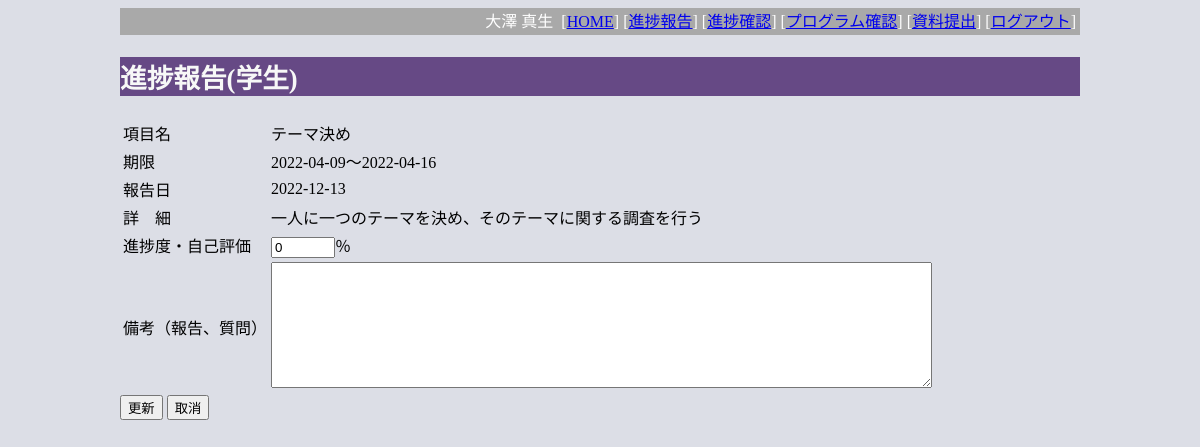
The app's page /index.php?do=ad_report&id=1 (signed in) with its own data.
### tables this page shows
CREATE TABLE `tbl_schedule` (
  `id` bigint(20) UNSIGNED NOT NULL,
  `start_date` date NOT NULL,
  `end_date` date NOT NULL,
  `title` varchar(64) NOT NULL,
  `detail` text NOT NULL
);

### index.php (called while the page is built, shortened)
<?php
  include('src/page_header.php');
  $action = 'pg_home';
  if (isset($_GET['do'])) {
    $action = $_GET['do'];
  }
  include('src/' . $action . '.php');
  include('src/page_footer.php');
?>

### src/ad_report.php (the view, shortened to what this page needs)
<?php
require_once('db_inc.php');
if (isset($_GET['id'])){
  $id = $_GET['id'] ;
  $sql = "SELECT * FROM tbl_schedule WHERE id=$id";
  $rs = $conn->query($sql);
  $row= $rs->fetch_assoc();
  if ($row){
    $title = $row['title'];
    $detail = $row['detail'];
    $start = $row['start_date'];
    $end = $row['end_date'];
  }
  $a = 0;
}
?>
<h2>進捗報告(学生)</h2>
<?php
if (isset($title)) {
?>
<form action="?do=ad_save" method="post">
<table>
<tr><td>項目名</td><td><?=$title?></td></tr>
<tr><td>期限</td><td><?=$start?>～<?=$end?></td></tr>
<tr><td>報告日</td><td><?=date('Y-m-d')?></td></tr>
<tr><td>詳　細</td><td> <?=$detail?>
</td></tr>
<tr><td>進捗度・自己評価</td><td>
<input type="number" name="achievement" min=0 max=100 value="<?=$a?>">％</td>
</tr>
<tr><td>備考（報告、質問）</td><td>
  <textarea name="reason" rows="8" cols="80"></textarea>
</td></tr>
</table>
<input type="submit" name="a" value="更新"/>
<input type="reset" value="取消"/>
</form>
<?php
}else {
  echo "エラー：項目未定義";
}
?>

### css/style.css (style rules this page uses)
body { background-color: #dcdee6; }
h2 { background-color: #664985; color: #f7f8f7; font-size: 20pt; }

### records on screen
tbl_schedule: title "テーマ決め", start_date "2022-04-09", end_date "2022-04-16", detail "一人に一つのテーマを決め、そのテーマに関する調査を行う"

### other values on screen
$_SESSION['uname'] "大澤 真生"
$label "進捗報告"
$label "進捗確認"
$label "プログラム確認"
$label "資料提出"
